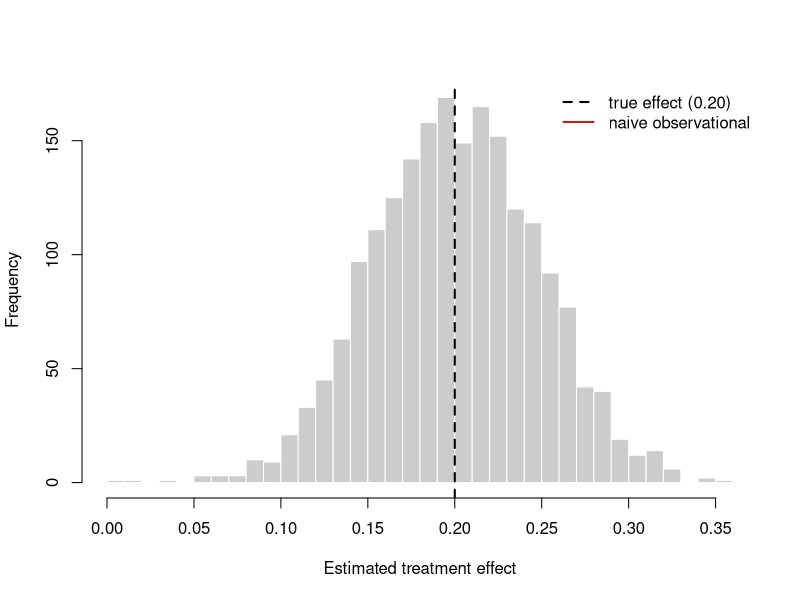
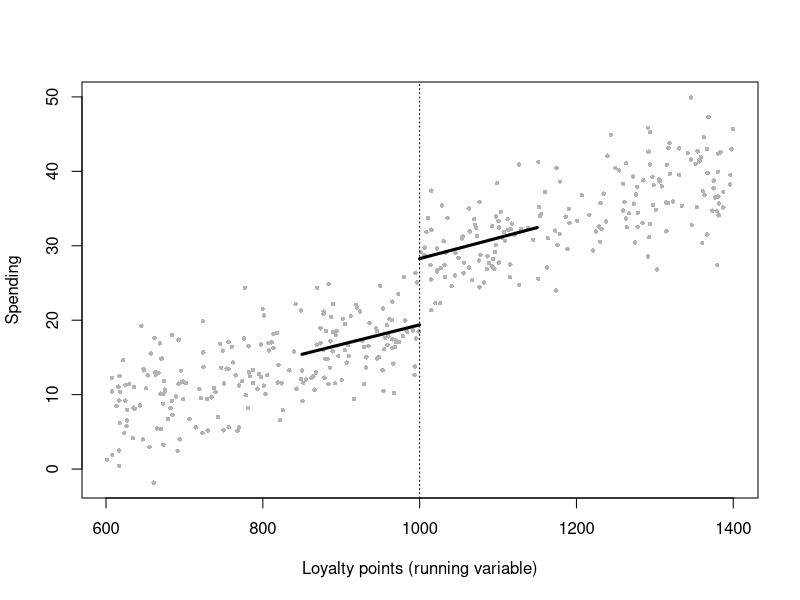
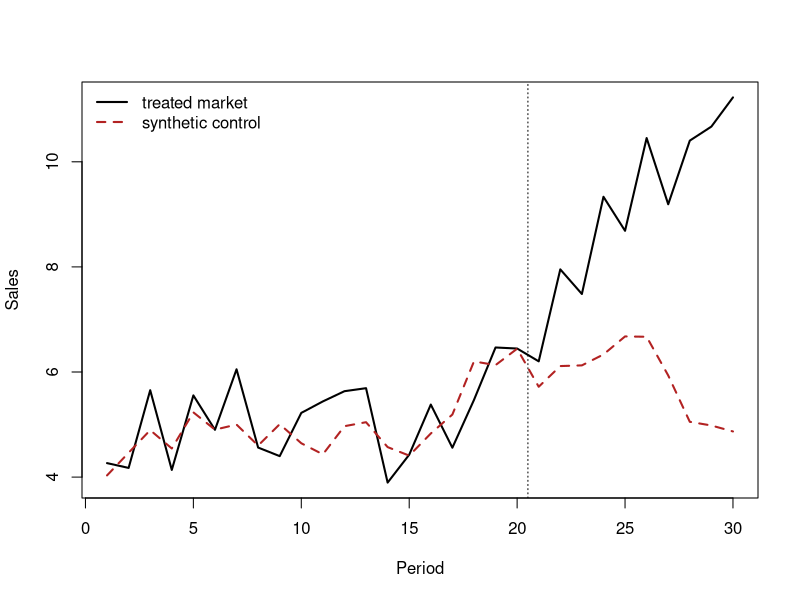

The R source for these figures, in order:
## ---- chunk 1
#| echo: true
#| message: false
#| warning: false
#| label: fig-ab-power
#| fig-cap: "Sampling distribution of the difference-in-means estimator across 2,000 randomized experiments, each with 1,000 users per arm and a true lift of 0.20. The estimator is centered on the truth (dashed line); the naive observational estimator from the same data-generating process is biased upward."
set.seed(47)

# Data-generating process: a latent 'propensity' drives BOTH self-selection
# into treatment (observationally) AND the baseline outcome -> confounding.
make_population <- function(n, true_tau = 0.20) {
  propensity <- rnorm(n)                       # latent buying inclination
  Y0 <- 0.50 + 0.40 * propensity + rnorm(n)    # untreated potential outcome
  Y1 <- Y0 + true_tau                          # constant treatment effect
  data.frame(propensity, Y0, Y1)
}

# (1) OBSERVATIONAL: high-propensity users self-select into treatment.
n <- 4000
pop <- make_population(n)
D_obs <- as.integer(pop$propensity + rnorm(n) > 0)   # selection on propensity
Y_obs <- ifelse(D_obs == 1, pop$Y1, pop$Y0)
naive <- mean(Y_obs[D_obs == 1]) - mean(Y_obs[D_obs == 0])

# (2) RANDOMIZED: assignment independent of potential outcomes.
rct_estimate <- function(n_per_arm = 1000, true_tau = 0.20) {
  p <- make_population(2 * n_per_arm, true_tau)
  D <- rep(0:1, each = n_per_arm)
  D <- sample(D)                               # random assignment
  Y <- ifelse(D == 1, p$Y1, p$Y0)
  mean(Y[D == 1]) - mean(Y[D == 0])
}
rct_draws <- replicate(2000, rct_estimate())

cat(sprintf("True effect (ATE):              %.3f\n", 0.20))
cat(sprintf("Naive observational estimate:   %.3f  (biased)\n", naive))
cat(sprintf("Mean of randomized estimates:   %.3f  (unbiased)\n", mean(rct_draws)))

hist(rct_draws, breaks = 40, col = "grey80", border = "white",
     main = "", xlab = "Estimated treatment effect")
abline(v = 0.20, lwd = 2, lty = 2)
abline(v = naive, lwd = 2, col = "firebrick")
legend("topright", bty = "n",
       legend = c("true effect (0.20)", "naive observational"),
       lwd = 2, lty = c(2, 1), col = c("black", "firebrick"))
## ---- chunk 2
#| echo: true
#| message: false
#| warning: false
set.seed(47)

# Panel: 60 markets x 12 months. Treatment (a price cut) hits half the markets
# in month 7. The control group is constructed to satisfy parallel trends.
n_markets <- 60; n_months <- 12; treat_month <- 7; true_att <- 1.5
markets <- 1:n_markets
treated <- markets %in% sample(markets, n_markets / 2)

panel <- expand.grid(market = markets, month = 1:n_months)
panel$treated <- treated[panel$market]
market_fe <- rnorm(n_markets, 10, 2)[panel$market]   # level differences (ok)
time_fe   <- 0.20 * panel$month                       # common trend (ok)
post      <- panel$month >= treat_month
panel$D   <- as.integer(panel$treated & post)
panel$sales <- market_fe + time_fe + true_att * panel$D +
               rnorm(nrow(panel), 0, 0.8)

# DiD via two-way fixed effects (unit + time dummies).
fit <- lm(sales ~ factor(market) + factor(month) + D, data = panel)
att_hat <- coef(fit)["D"]
ci <- confint(fit)["D", ]
cat(sprintf("True ATT:        %.3f\n", true_att))
cat(sprintf("DiD estimate:    %.3f  [%.3f, %.3f]\n", att_hat, ci[1], ci[2]))
## ---- chunk 3
#| echo: true
#| message: false
#| warning: false
set.seed(47)

# Demand estimation with price endogeneity. A demand shock 'xi' raises BOTH
# quantity and (through the firm's pricing) price -> OLS elasticity is biased
# toward zero. A cost shifter 'Z' instruments for price.
n <- 5000
xi   <- rnorm(n)                              # unobserved demand shock
Z    <- rnorm(n)                              # cost shifter (instrument)
price <- 2.0 - 0.8 * Z + 1.0 * xi + rnorm(n) # price rises with demand shock
true_elasticity <- -1.2
logq <- 5 + true_elasticity * price + 1.5 * xi + rnorm(n)  # xi enters demand

ols <- coef(lm(logq ~ price))["price"]

# 2SLS by hand: first stage, then second stage on fitted price.
first  <- lm(price ~ Z)
phat   <- fitted(first)
iv     <- coef(lm(logq ~ phat))["phat"]
F_stat <- summary(first)$fstatistic["value"]

cat(sprintf("True price elasticity:   %.3f\n", true_elasticity))
cat(sprintf("OLS (biased):            %.3f\n", ols))
cat(sprintf("2SLS (IV):               %.3f\n", iv))
cat(sprintf("First-stage F:           %.1f\n", F_stat))
## ---- chunk 4
#| echo: true
#| message: false
#| warning: false
#| label: fig-rd
#| fig-cap: "A sharp regression-discontinuity design. Treatment (a loyalty-tier upgrade) switches on at the cutoff of 1,000 points. Local linear fits on each side identify the jump in spending at the threshold; points are a 10% sample for legibility."
set.seed(47)

# Running variable: loyalty points. Treatment at >= 1000. Smooth baseline
# relationship between points and spending PLUS a true jump of 8 at the cutoff.
n <- 4000; cutoff <- 1000; true_jump <- 8
points  <- runif(n, 600, 1400)
D       <- as.integer(points >= cutoff)
spend   <- 20 + 0.03 * (points - cutoff) + true_jump * D + rnorm(n, 0, 4)

# Local linear RD within a bandwidth, separate slopes each side.
h <- 150
inb <- abs(points - cutoff) <= h
rd_fit <- lm(spend ~ D + I(points - cutoff) + D:I(points - cutoff),
             data = data.frame(spend, D, points), subset = inb)
jump_hat <- coef(rd_fit)["D"]
cat(sprintf("True jump at cutoff: %.3f\n", true_jump))
cat(sprintf("RD estimate:         %.3f\n", jump_hat))

s <- sample(n, 400)
plot(points[s], spend[s], pch = 16, col = "grey70", cex = 0.6,
     xlab = "Loyalty points (running variable)", ylab = "Spending")
abline(v = cutoff, lty = 3)
gl <- seq(cutoff - h, cutoff, length.out = 50)
gr <- seq(cutoff, cutoff + h, length.out = 50)
predl <- predict(rd_fit, data.frame(D = 0, points = gl))
predr <- predict(rd_fit, data.frame(D = 1, points = gr))
lines(gl, predl, lwd = 3); lines(gr, predr, lwd = 3)
## ---- chunk 5
#| echo: true
#| message: false
#| warning: false
#| label: fig-scm
#| fig-cap: "Synthetic control for a single treated market. Donor weights are chosen to match the treated market's pre-intervention sales (vertical line at the launch period). The post-period gap between the treated market and its synthetic twin estimates the treatment effect."
set.seed(47)

# One treated market + 20 donors over 30 periods; a brand campaign starts at t=21
# and lifts the treated market's sales by a growing amount.
Tn <- 30; T0 <- 20; J <- 20; true_post_effect <- 6
common <- cumsum(rnorm(Tn, 0.2, 0.4))                 # shared latent trend
donors <- sapply(1:J, function(j)
  3 + runif(1, 0.5, 1.5) * common + rnorm(Tn, 0, 0.6))
# Treated market is a convex blend of three donors, pre-treatment.
truew <- numeric(J); truew[c(2, 5, 11)] <- c(0.5, 0.3, 0.2)
treated <- as.numeric(donors %*% truew) + rnorm(Tn, 0, 0.4)
treated[(T0 + 1):Tn] <- treated[(T0 + 1):Tn] +
  true_post_effect * seq_len(Tn - T0) / (Tn - T0)

# Solve for nonnegative weights summing to 1 on the PRE period via a simple
# projected optimization (quadratic loss, simplex constraint).
pre <- 1:T0
loss <- function(w) sum((treated[pre] - donors[pre, ] %*% w)^2)
ui <- rbind(diag(J), rep(-1, J)); ci <- c(rep(0, J), -1)  # w>=0, sum(w)<=1
w0 <- rep(0.9 / J, J)   # interior start: sum < 1, so constrOptim's strict-feasibility check passes
opt <- constrOptim(w0, loss, grad = NULL, ui = ui, ci = ci)
w <- opt$par / sum(opt$par)

synth <- as.numeric(donors %*% w)
gap_post <- mean(treated[(T0 + 1):Tn] - synth[(T0 + 1):Tn])
cat(sprintf("Mean post-period effect (truth ~%.2f): %.3f\n",
            true_post_effect / 2, gap_post))

plot(1:Tn, treated, type = "l", lwd = 2, xlab = "Period", ylab = "Sales",
     ylim = range(c(treated, synth)))
lines(1:Tn, synth, lwd = 2, lty = 2, col = "firebrick")
abline(v = T0 + 0.5, lty = 3)
legend("topleft", bty = "n", lwd = 2, lty = c(1, 2),
       col = c("black", "firebrick"),
       legend = c("treated market", "synthetic control"))
## ---- chunk 6
#| echo: true
#| message: false
#| warning: false
#| label: tbl-causal-prediction
#| tbl-cap: "Causal prediction for novel content. Candidates accepted by the support screen are predicted with near-zero bias; candidates outside the historical support are not, and the error does not shrink with sample size. Nominal intervals are optimistic even inside the support, and badly so when content is treated as varying across users rather than across the 34 campaigns."
set.seed(20260812)

p <- 5; J <- 34; nj <- 300          # embedding dims, campaigns, users/campaign
sd_hist <- c(1.00, 0.80, 0.55, 0.35, 0.25)   # the firm's "house style"
E_hist  <- matrix(rnorm(J * p), J, p) %*% diag(sd_hist)

# Audience, and CONFOUNDED assignment: managers route campaigns whose first
# embedding coordinate is high to high-value customers (Gumbel-max = logit).
N <- J * nj
X <- rnorm(N)
util <- 1.2 * outer(X, E_hist[, 1]) -
  matrix(0.5 * rowSums(E_hist^2), N, J, byrow = TRUE)
camp <- max.col(util - log(-log(matrix(runif(N * J), N, J))))
Ei <- E_hist[camp, , drop = FALSE]

# Response is inverted-U in novelty: content far from the house style does
# WORSE (audience mismatch, spam filters, brand incongruity).
beta <- c(0.90, -0.60, 0.40, 0.25, -0.20)
gamma <- 0.50; delta <- 0.40; rho <- 0.06
m_true <- function(Emat, Xvec)
  as.numeric(2 + Emat %*% beta + gamma * Xvec + delta * Xvec * Emat[, 1] -
               rho * rowSums(Emat^2)^2)
Y <- m_true(Ei, X) + rnorm(N, sd = 1)

# Outcome model: flexible, but a LOCAL approximation to the true surface.
dat <- data.frame(Y = Y, X = X, Ei); names(dat)[3:(2 + p)] <- paste0("e", 1:p)
form <- Y ~ e1 + e2 + e3 + e4 + e5 + X + X:e1 + I(e1^2) + I(e2^2)
fit <- lm(form, data = dat)

# Content varies across J = 34 campaigns, not N = 10,200 users: cluster.
Xd <- model.matrix(fit); r <- residuals(fit); bread <- solve(crossprod(Xd))
meat <- matrix(0, ncol(Xd), ncol(Xd))
for (j in unique(camp)) {
  s <- colSums(Xd[camp == j, , drop = FALSE] * r[camp == j])
  meat <- meat + tcrossprod(s)
}
V_cr <- bread %*% meat %*% bread * (J / (J - 1)); V_iid <- vcov(fit)

# Every term is linear in X, so averaging the design row over the audience is
# exactly the design row evaluated at mean(X). Same for the true surface.
xbar <- mean(X)
row_of <- function(e) {
  nd <- data.frame(Y = 0, X = xbar, matrix(e, 1, p))
  names(nd)[3:(2 + p)] <- paste0("e", 1:p)
  model.matrix(form, data = nd)[1, ]
}
mu_true <- function(e) m_true(matrix(e, 1, p), xbar)

# Generative AI proposes 800 candidates: half in the house style, half novel.
K <- 400
Cand <- rbind(matrix(rnorm(K * p), K, p) %*% diag(sd_hist),
              matrix(rnorm(K * p), K, p) %*% diag(sd_hist * 2.6))

# The support screen (eq-cp-dist): Mahalanobis distance to the historical
# embeddings, threshold calibrated on the historical embeddings themselves.
ctr <- colMeans(E_hist); S <- cov(E_hist)
kappa  <- quantile(sqrt(mahalanobis(E_hist, ctr, S)), 0.95)
accept <- sqrt(mahalanobis(Cand, ctr, S)) <= kappa

A <- t(apply(Cand, 1, row_of))
est <- as.numeric(A %*% coef(fit))
se_cr <- sqrt(rowSums((A %*% V_cr) * A)); se_iid <- sqrt(rowSums((A %*% V_iid) * A))
truth <- apply(Cand, 1, mu_true); err <- est - truth
cov_of <- function(se) (truth >= est - 1.96 * se) & (truth <= est + 1.96 * se)
c_iid <- cov_of(se_iid); c_cr <- cov_of(se_cr)

summ <- function(idx, lab)
  data.frame(Candidates = lab, n = sum(idx), Bias = round(mean(err[idx]), 3),
             RMSE = round(sqrt(mean(err[idx]^2)), 3),
             `Cov. iid` = round(mean(c_iid[idx]), 3),
             `Cov. clustered` = round(mean(c_cr[idx]), 3), check.names = FALSE)
knitr::kable(rbind(summ(accept, "Accepted by screen"),
                   summ(!accept, "Rejected by screen"),
                   summ(rep(TRUE, 2 * K), "All (no screen)")),
             align = "lrrrrr")
## ---- chunk 7
#| echo: true
#| message: false
#| warning: false
cat(sprintf("kappa = %.2f | accept rate %.1f%% | mean SE among accepted: iid %.3f, clustered %.3f\n",
            kappa, 100 * mean(accept), mean(se_iid[accept]), mean(se_cr[accept])))

oracle <- max(truth)
ns <- truth[which.max(est)]
sc <- truth[which(accept)[which.max(est[accept])]]
cat(sprintf("Deploy the top-predicted candidate:\n  oracle   %.3f\n  no screen %.3f (regret %.3f)\n  screened  %.3f (regret %.3f)\n",
            oracle, ns, oracle - ns, sc, oracle - sc))

# Failure case: the embedding omits a feature that drives response (A1 fails).
omega <- 1.5; u_hist <- rnorm(J)
dat$Y2 <- m_true(Ei, X) + omega * u_hist[camp] + rnorm(N, sd = 1)
fit2 <- lm(update(form, Y2 ~ .), data = dat)
err2 <- as.numeric(A %*% coef(fit2)) - (truth + omega * rnorm(2 * K))
cat(sprintf("A1 violated: accepted-set RMSE %.3f (was %.3f); accept rate unchanged at %.1f%%\n",
            sqrt(mean(err2[accept]^2)), sqrt(mean(err[accept]^2)), 100 * mean(accept)))
## ---- chunk 8
#| echo: false
#| message: false
#| warning: false
#| label: tbl-designs
#| tbl-cap: "Causal designs compared: the estimand each targets, the assumption that does the identifying work, the diagnostic that probes it, and the failure that breaks it."
designs <- data.frame(
  Design = c("Randomized / A-B test", "Difference-in-differences",
             "Instrumental variables", "Regression discontinuity",
             "Synthetic control"),
  Estimand = c("ATE", "ATT", "LATE (compliers)",
               "Local effect at cutoff", "ATT (one unit)"),
  `Key assumption` = c("Random assignment",
                       "Parallel trends",
                       "Exclusion + relevance",
                       "Continuity at cutoff",
                       "Donors match pre-trend"),
  Diagnostic = c("Balance / power checks",
                 "Pre-trend (event study)",
                 "First-stage F; over-ID",
                 "McCrary density; covariate jumps",
                 "Pre-fit; placebo permutation"),
  `What breaks it` = c("Interference; peeking",
                       "Differential shocks; staggering",
                       "Weak / invalid instrument",
                       "Manipulation of running var.",
                       "Poor pre-fit; spillovers"),
  check.names = FALSE
)
knitr::kable(designs, align = "lllll")
